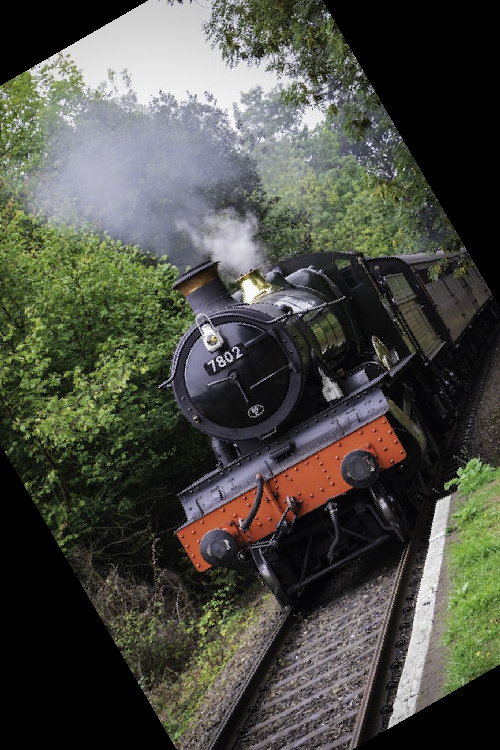
#> input picture pr_07/mehdi_gorjian_p7/output_rotate.png, 500 x 750 px
$ python reverse.py
#> lines starting #> are read from the running program, lines starting #| are printed output that depends on the picture
from PIL import Image, ImageDraw
from math import sin, cos, radians

def reverse_rotate(ang, im):
#> called with ang = -30, im = 'output_rotate.png'
    input_image = Image.open(im)
#> input_image is the input picture: PIL image 500x750 RGB; mean R, G, B 75.4, 76.3, 67.9
    input_pixels = input_image.load()
    output_image = Image.new("RGB", input_image.size)
#> output_image: PIL image 500x750 RGB; every value is 0
    draw = ImageDraw.Draw(output_image)
    angle = radians(ang)
    center_x = input_image.width / 2
#> center_x = 250
    center_y = input_image.height / 2
#> center_y = 375
    for x in range(input_image.width):
        for y in range(input_image.height):
            xp = int((x - center_x) * cos(angle) - (y - center_y) * sin(angle) + center_x)
            yp = int((x - center_x) * sin(angle) + (y - center_y) * cos(angle) + center_y)
            if 0 <= xp < input_image.width and 0 <= yp < input_image.height:
                draw.point((x, y), input_pixels[xp, yp])
    output_image.show()
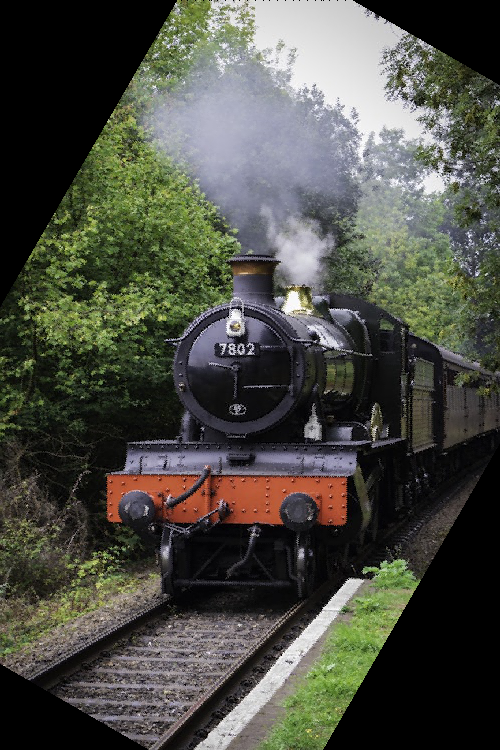
#> shown: PIL image 500x750 RGB; mean R, G, B 75.4, 76.3, 67.9
    output_image.save("output_reverse_rotate.png")
reverse_rotate(-30, 'output_rotate.png')
